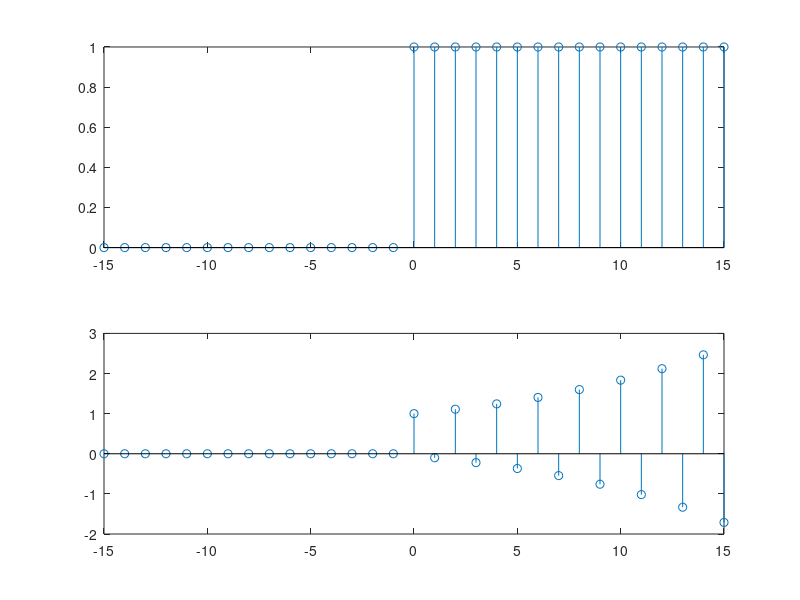

Write MATLAB code to recreate this figure.
n = -15:15;
delta = (n>= 0);
subplot (2,1,1);
stem (n,delta);
a =[1 1.1];
b = 1;
y = filter(b,a,delta);
subplot(2,1,2) ;
stem(n,y);